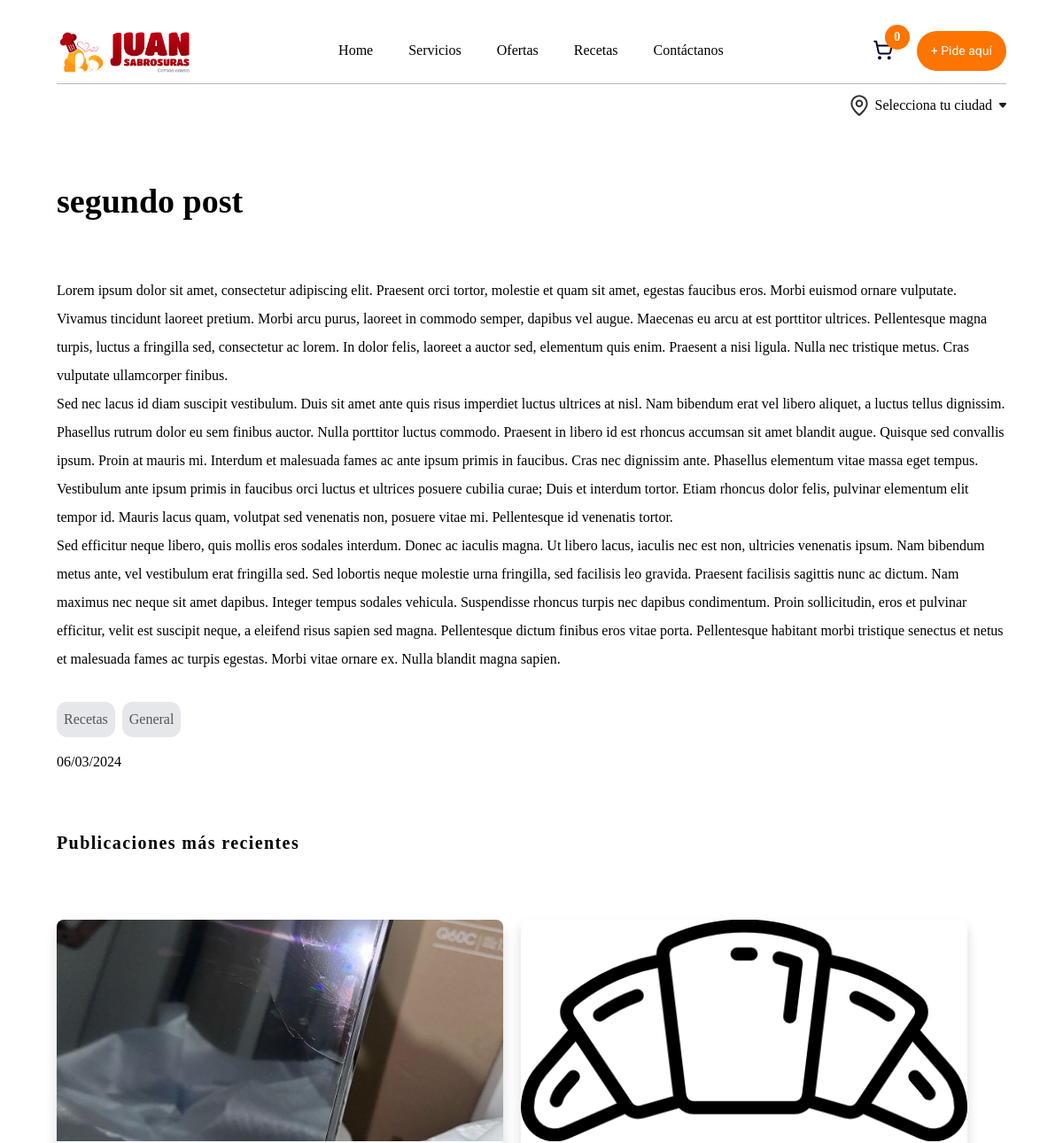
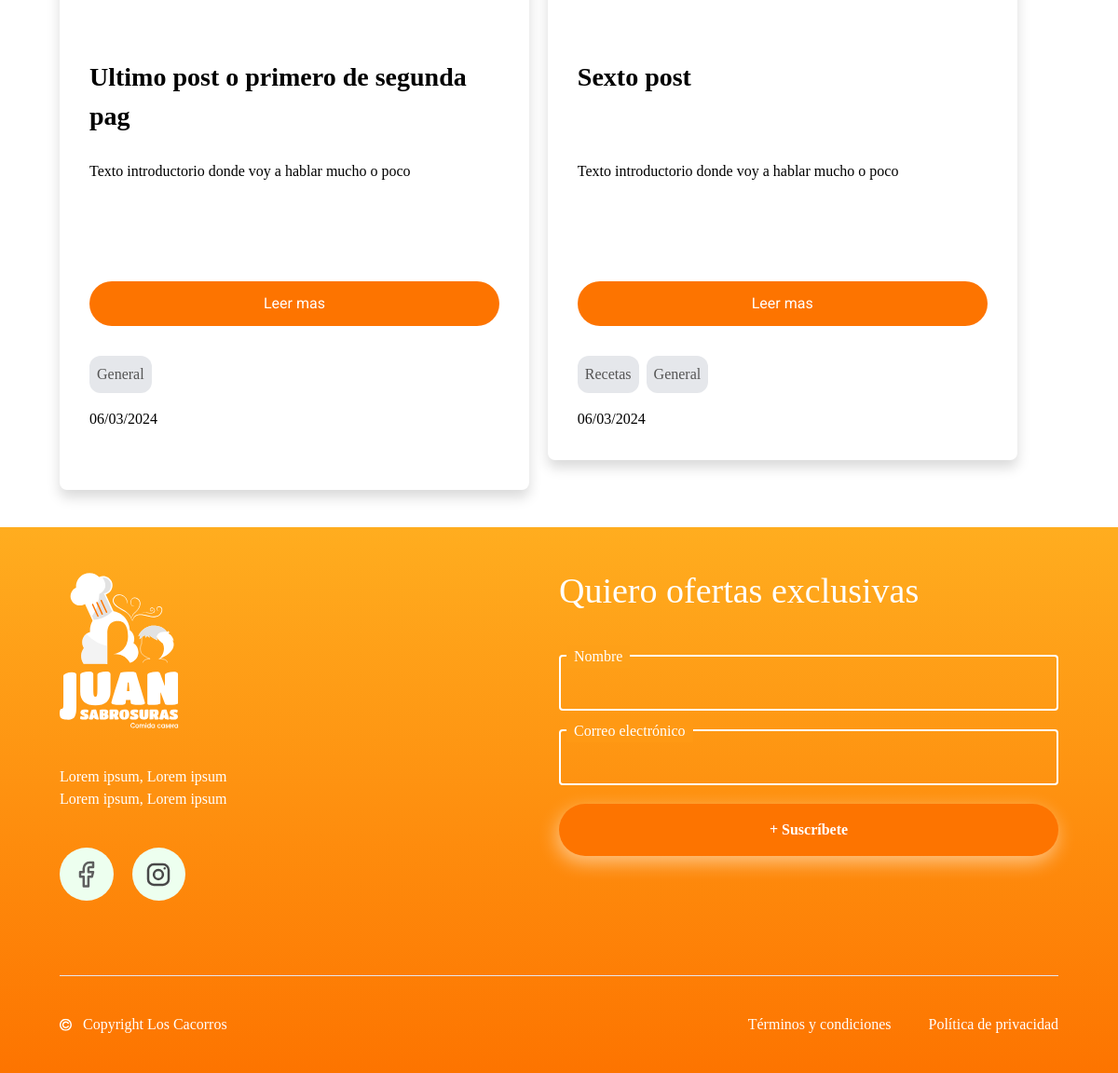
Page /recetas-y-variedades/segundo-post/ on the committed database (2 pictures, top to bottom).
### blog/models.py (models this page shows, shortened)
class Post(models.Model):
    title = models.CharField(max_length=200, verbose_name='Titulo')
    slug = models.SlugField(unique=True, help_text="La URL se completa de manera automatica, por favor modificalo solamente si deseas que este post de tu blog tenga una URL distinta a la creada", verbose_name="URL")
    description = models.TextField(verbose_name='Descripcion corta', max_length=250)
    content = RichTextUploadingField(verbose_name='Contenido')
    published = models.DateTimeField(verbose_name='Fecha de publicacion', default=now)
    image = models.ImageField(upload_to='blog', verbose_name='Imagen preview de la publicacion')
    categories = models.ManyToManyField(Category, verbose_name="Categorias")
    created_at = models.DateTimeField(auto_now_add=True, verbose_name="Fecha de creación")
    updated_at = models.DateTimeField(auto_now=True, verbose_name="Fecha de última actualización")
    class Meta:
        verbose_name = 'Publicación'
        verbose_name_plural = 'Publicaciones'
        ordering = ["-created_at"]

class Category(models.Model):
    category_name = models.CharField(max_length=100, verbose_name='Categoria')
    slug = models.SlugField(default="", unique=True, help_text="La URL se completa de manera automatica, por favor modificalo solamente si deseas que este post de tu blog tenga una URL distinta a la creada", verbose_name="URL")
    created_at = models.DateTimeField(auto_now_add=True, verbose_name="Fecha de creación")
    updated_at = models.DateTimeField(auto_now=True, verbose_name="Fecha de última actualización")
    class Meta:
        verbose_name = 'Categoria'
        verbose_name_plural = 'Categorias'
        ordering = ["-created_at"]
    def __str__(self):
        return self.category_name

### blog/views.py (the view, shortened to what this page needs)
# urls.py: path('<str:slug>/', views.post, name="post"),
def post(request, slug):
    newsletter_form = forms.Newsletter()
    post = Post.objects.get(slug=slug)
    latest_posts = Post.objects.all()[:2]
    return render(request, "blog/post.html", {'post': post, 'latest_posts': latest_posts, 'newsletter_form': newsletter_form})

### core/forms.py
class Newsletter(forms.Form):
    name = forms.CharField(required=True, error_messages={"required": "Por favor, introduce tu nombre"}, widget=forms.TextInput(
        attrs={'class': 'btn-cta-opt2'}
    ), min_length=5,max_length=100)
    email = forms.EmailField(required=True, error_messages={"required": "Por favor, introduce un correo electronico valido"}, widget=forms.EmailInput(
        attrs={'class': 'btn-cta-opt2'}
    ), min_length=5,max_length=100)

### blog/templates/blog/post.html
{% extends 'core/master.html' %}
{% block content %}
    <section class="container">
        <div class="xl:flex xl:gap-16">
            <article class="xl:w-2/3">
                <h1 class="my-8 lg:my-14 font-bold text-mobile-heading-large lg:text-desktop-heading-large">{{ post.title }}</h1>
                <div class="richText leading-8">
                    {{ post.content | safe }}
                </div>
                <div class="flex flex-wrap mt-8">
                    {% for category in post.categories.all %}
                        {% if not forloop.last  %}
                            <h3 class="text-notificacion bg-gray-200 text-gray-figma-400 py-2 px-2 rounded-xl mr-2 mb-2">{{ category|capfirst  }}</h3>
                        {% else %}
                            <h3 class="text-notificacion bg-gray-200 text-gray-figma-400 py-2 px-2 rounded-xl mb-2">{{ category|capfirst  }}</h3>
                        {% endif %}
                    {% endfor %}
                </div>
                <div>
                    <h4 class="my-2">{{ post.published|date:"SHORT_DATE_FORMAT" }}</h4>
                </div>
            </article>
            <article class="mt-16">
                <h2 class="text-mobile-heading-small lg:text-desktop-heading-small">Publicaciones más recientes</h2>
                <div class="lg:flex lg:gap-5 lg:py-10 xl:py-0 xl:pb-10 xl:block">
                    {% for post in latest_posts %}
                        {% if forloop.last %}
                        <article class="shadow-blog_post-shadow my-8 md:basis-[47%] xl:w-full rounded-lg overflow-hidden">
                            <img class="w-full h-[180px] sm:h-[350px] md:h-[250px]  object-cover" src="{{post.image.url}}" alt="Post de blog Juan Sabrosuras - titulo: {{ post.title }}">
                            <div class="pt-16 pb-8 px-8">
                                <h2 class="text-mobile-heading-medium lg:text-desktop-heading-medium font-bold md:min-h-[70px] lg:h-[80px] 2xl:h-[120px]">{{ post.title|capfirst }}</h2>
                                {% if  post.description %}
                                    <p class="text-mobile-paragraph-large lg:text-desktop-paragraph-large my-[30px] md:text-justify md:h-[100px] 2xl:h-[150px]">{{ post.description|capfirst|truncatewords:25 }}</p>
                                {% endif %}
                                <a class="block text-center w-full btn-cta" href="{% url "post" post.slug %}">Leer mas</a>
                                <div class="flex flex-wrap mt-8">
                                    {% for category in post.categories.all %}
                                        {% if not forloop.last  %}
                                            <h3 class="text-notificacion bg-gray-200 text-gray-figma-400 py-2 px-2 rounded-xl mr-2 mb-2">{{ category|capfirst  }}</h3>
                                        {% else %}
                                            <h3 class="text-notificacion bg-gray-200 text-gray-figma-400 py-2 px-2 rounded-xl mb-2">{{ category|capfirst  }}</h3>
                                        {% endif %}
                                    {% endfor %}
                                </div>
                                <h4 class="mt-2">{{ post.published|date:"SHORT_DATE_FORMAT" }}</h4>
                            </div>
                        </article>
                        {% else %}
                        <article class="shadow-blog_post-shadow mt-8 md:basis-[47%] xl:w-full rounded-lg overflow-hidden">
                            <img class="w-full h-[180px] sm:h-[350px] md:h-[250px]  object-cover" src="{{post.image.url}}" alt="Post de blog Juan Sabrosuras - titulo: {{ post.title }}">
                            <div class="pt-16 pb-8 px-8">
                                <h2 class="text-mobile-heading-medium lg:text-desktop-heading-medium font-bold md:min-h-[70px] lg:h-[80px] 2xl:h-[120px]">{{ post.title|capfirst }}</h2>
                                {% if  post.description %}
                                    <p class="text-mobile-paragraph-large lg:text-desktop-paragraph-large my-[30px] md:text-justify md:h-[100px] 2xl:h-[150px]">{{ post.description|capfirst|truncatewords:25 }}</p>
                                {% endif %}
                                <a class="block text-center w-full btn-cta" href="{% url "post" post.slug %}">Leer mas</a>
                                <div class="flex flex-wrap mt-8">
                                    {% for category in post.categories.all %}
                                        {% if not forloop.last  %}
                                            <h3 class="text-notificacion bg-gray-200 text-gray-figma-400 py-2 px-2 rounded-xl mr-2 mb-2">{{ category|capfirst  }}</h3>
                                        {% else %}
                                            <h3 class="text-notificacion bg-gray-200 text-gray-figma-400 py-2 px-2 rounded-xl mb-2">{{ category|capfirst  }}</h3>
                                        {% endif %}
                                    {% endfor %}
                                </div>
                                <h4 class="mt-2">{{ post.published|date:"SHORT_DATE_FORMAT" }}</h4>
                            </div>
                        </article>
                        {% endif %}
                    {% endfor %}
                </div>
            </article>
        </div>
    </section>
{% endblock %}

### rows in the picture
Post: title "segundo post", content "Lorem ipsum dolor sit amet, consectetur adipiscing elit. Praesent orci tortor, molestie et quam sit amet, egestas faucibus eros. Morbi euismod ornare vulputate. Vivamus tincidunt laoreet pretium. Morbi arcu purus, laoreet in commodo semper, dapibus vel augue. Maecenas eu arcu at est porttitor ultrices. Pellentesque magna turpis, luctus a fringilla sed, consectetur ac lorem. In dolor felis, laoreet a auctor sed, elementum quis enim. Praesent a nisi ligula. Nulla nec tristique metus. Cras vulputate ullamcorper finibus. Sed nec lacus id diam suscipit vestibulum. Duis sit amet ante quis risus imperdiet luctus ultrices at nisl. Nam bibendum erat vel libero aliquet, a luctus tellus dignissim.…", published "06/03/2024"
Category: category_name "Recetas"
Category: category_name "General"
Post: image (picture), title "Ultimo post o primero de segunda pag", description "Texto introductorio donde voy a hablar mucho o poco", published "06/03/2024"
Post: image (picture), title "Sexto post", description "Texto introductorio donde voy a hablar mucho o poco", published "06/03/2024"
